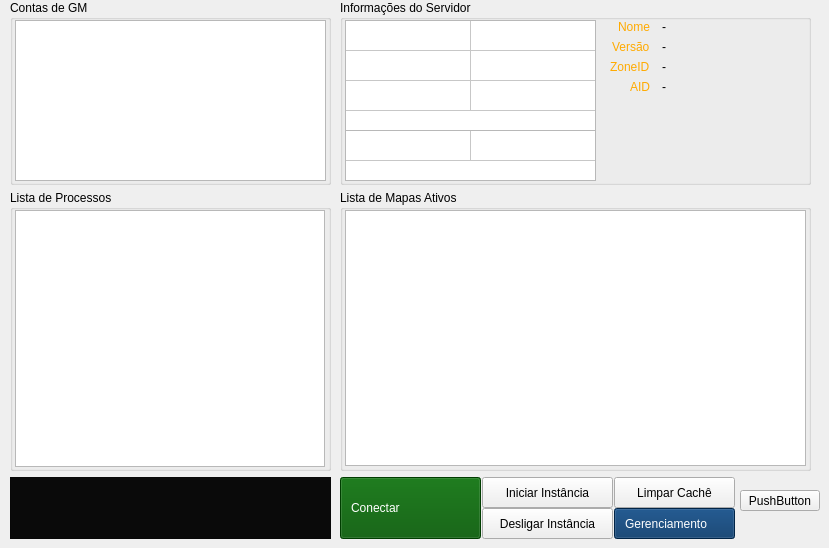
    <widget class="QWidget" name="page">
     <widget class="QPushButton" name="btnConnection">
      <property name="geometry">
       <rect>
        <x>340</x>
        <y>477</y>
        <width>141</width>
        <height>62</height>
       </rect>
      </property>
      <property name="styleSheet">
       <string notr="true">background-color: rgb(0, 85, 0);
color: rgb(255, 255, 255);
padding-left:10px;
text-align: left;</string>
      </property>
      <property name="text">
       <string>Conectar</string>
      </property>
      <property name="icon">
       <iconset resource="icons.qrc">
        <normaloff>:/iconpack/basic_foundation/bullet_triangle_glass_green.ico</normaloff>:/iconpack/basic_foundation/bullet_triangle_glass_green.ico</iconset>
      </property>
      <property name="iconSize">
       <size>
        <width>32</width>
        <height>32</height>
       </size>
      </property>
     </widget>
     <widget class="QPushButton" name="btnStartMap">
      <property name="geometry">
       <rect>
        <x>482</x>
        <y>477</y>
        <width>131</width>
        <height>31</height>
       </rect>
      </property>
      <property name="styleSheet">
       <string notr="true">background-color: rgb(40, 0, 85);
color: {255,255,255};
padding-left:10px;
text-align: left;</string>
      </property>
      <property name="text">
       <string>Iniciar Instância</string>
      </property>
      <property name="icon">
       <iconset resource="icons.qrc">
        <normaloff>:/iconpack/computer_network_security/earth_add.ico</normaloff>:/iconpack/computer_network_security/earth_add.ico</iconset>
      </property>
      <property name="iconSize">
       <size>
        <width>22</width>
        <height>22</height>
       </size>
      </property>
     </widget>
     <widget class="QPushButton" name="btnShutdownMap">
      <property name="geometry">
       <rect>
        <x>482</x>
        <y>508</y>
        <width>131</width>
        <height>31</height>
       </rect>
      </property>
      <property name="styleSheet">
       <string notr="true">background-color: rgb(100, 50, 0);
color: {255,255,255};
padding-left:10px;
text-align: left;</string>
      </property>
      <property name="text">
       <string>Desligar Instância</string>
      </property>
      <property name="icon">
       <iconset resource="icons.qrc">
        <normaloff>:/iconpack/computer_network_security/earth_delete.ico</normaloff>:/iconpack/computer_network_security/earth_delete.ico</iconset>
      </property>
      <property name="iconSize">
       <size>
        <width>22</width>
        <height>22</height>
       </size>
      </property>
     </widget>
     <widget class="QPushButton" name="btnManagement">
      <property name="geometry">
       <rect>
        <x>614</x>
        <y>508</y>
        <width>121</width>
        <height>31</height>
       </rect>
      </property>
      <property name="styleSheet">
       <string notr="true">background-color: rgb(0, 50, 100);
color: rgb(255, 255, 255);
padding-left:10px;
text-align: left;</string>
      </property>
      <property name="text">
       <string>Gerenciamento</string>
      </property>
      <property name="icon">
       <iconset resource="icons.qrc">
        <normaloff>:/iconpack/computer_network_security/server.ico</normaloff>:/iconpack/computer_network_security/server.ico</iconset>
      </property>
      <property name="iconSize">
       <size>
        <width>22</width>
        <height>22</height>
       </size>
      </property>
     </widget>
     <widget class="QPushButton" name="btnCleanCache">
      <property name="geometry">
       <rect>
        <x>614</x>
        <y>477</y>
        <width>121</width>
        <height>31</height>
       </rect>
      </property>
      <property name="styleSheet">
       <string notr="true">background-color: rgb(0, 100, 50);
color: {255,255,255};
padding-left:10px;
text-align: left;</string>
      </property>
      <property name="text">
       <string>Limpar Cachê</string>
      </property>
      <property name="icon">
       <iconset resource="icons.qrc">
        <normaloff>:/iconpack/basic_foundation/refresh.ico</normaloff>:/iconpack/basic_foundation/refresh.ico</iconset>
      </property>
      <property name="iconSize">
       <size>
        <width>22</width>
        <height>22</height>
       </size>
      </property>
     </widget>
     <widget class="QTextEdit" name="txtLog">
      <property name="geometry">
       <rect>
        <x>10</x>
        <y>477</y>
        <width>321</width>
        <height>62</height>
       </rect>
      </property>
      <property name="styleSheet">
       <string notr="true">color: rgb(255, 255, 255);
background-color: rgb(10, 10, 10);</string>
      </property>
      <property name="horizontalScrollBarPolicy">
       <enum>Qt::ScrollBarAlwaysOff</enum>
      </property>
      <property name="undoRedoEnabled">
       <bool>false</bool>
      </property>
      <property name="readOnly">
       <bool>true</bool>
      </property>
      <property name="html">
       <string>&lt;!DOCTYPE HTML PUBLIC &quot;-//W3C//DTD HTML 4.0//EN&quot; &quot;http://www.w3.org/TR/REC-html40/strict.dtd&quot;&gt;
&lt;html&gt;&lt;head&gt;&lt;meta name=&quot;qrichtext&quot; content=&quot;1&quot; /&gt;&lt;style type=&quot;text/css&quot;&gt;
p, li { white-space: pre-wrap; }
&lt;/style&gt;&lt;/head&gt;&lt;body style=&quot; font-family:'MS Shell Dlg 2'; font-size:8.25pt; font-weight:400; font-style:normal;&quot;&gt;
&lt;p align=&quot;center&quot; style=&quot;-qt-paragraph-type:empty; margin-top:0px; margin-bottom:0px; margin-left:0px; margin-right:0px; -qt-block-indent:0; text-indent:0px;&quot;&gt;&lt;br /&gt;&lt;/p&gt;&lt;/body&gt;&lt;/html&gt;</string>
      </property>
      <property name="textInteractionFlags">
       <set>Qt::NoTextInteraction</set>
      </property>
     </widget>
     <widget class="QGroupBox" name="groupBox_6">
      <property name="geometry">
       <rect>
        <x>340</x>
        <y>0</y>
        <width>471</width>
        <height>185</height>
       </rect>
      </property>
      <property name="title">
       <string>Informações do Servidor</string>
      </property>
      <widget class="QTableWidget" name="tableMemoriaTroca">
       <property name="geometry">
        <rect>
         <x>5</x>
         <y>20</y>
         <width>251</width>
         <height>111</height>
        </rect>
       </property>
       <property name="layoutDirection">
        <enum>Qt::LeftToRight</enum>
       </property>
       <property name="verticalScrollBarPolicy">
        <enum>Qt::ScrollBarAlwaysOff</enum>
       </property>
       <property name="horizontalScrollBarPolicy">
        <enum>Qt::ScrollBarAlwaysOff</enum>
       </property>
       <property name="autoScroll">
        <bool>false</bool>
       </property>
       <property name="editTriggers">
        <set>QAbstractItemView::NoEditTriggers</set>
       </property>
       <property name="selectionMode">
        <enum>QAbstractItemView::SingleSelection</enum>
       </property>
       <property name="selectionBehavior">
        <enum>QAbstractItemView::SelectRows</enum>
       </property>
       <attribute name="horizontalHeaderVisible">
        <bool>false</bool>
       </attribute>
       <attribute name="horizontalHeaderDefaultSectionSize">
        <number>125</number>
       </attribute>
       <attribute name="horizontalHeaderStretchLastSection">
        <bool>true</bool>
       </attribute>
       <attribute name="verticalHeaderVisible">
        <bool>false</bool>
       </attribute>
       <attribute name="verticalHeaderCascadingSectionResizes">
        <bool>false</bool>
       </attribute>
       <attribute name="verticalHeaderStretchLastSection">
        <bool>false</bool>
       </attribute>
       <row>
        <property name="text">
         <string>Total</string>
        </property>
        <property name="textAlignment">
         <set>AlignCenter</set>
        </property>
       </row>
       <row>
        <property name="text">
         <string>Utilizado</string>
        </property>
        <property name="textAlignment">
         <set>AlignCenter</set>
        </property>
       </row>
       <row>
        <property name="text">
         <string>Sobra</string>
        </property>
        <property name="textAlignment">
         <set>AlignCenter</set>
        </property>
       </row>
       <column>
        <property name="text">
         <string>Memória</string>
        </property>
       </column>
       <column>
        <property name="text">
         <string>Troca</string>
        </property>
       </column>
       <item row="0" column="0">
        <property name="text">
         <string/>
        </property>
        <property name="font">
         <font>
          <family>Tahoma</family>
          <weight>75</weight>
          <bold>true</bold>
         </font>
        </property>
        <property name="textAlignment">
         <set>AlignCenter</set>
        </property>
        <property name="foreground">
         <brush brushstyle="NoBrush">
          <color alpha="255">
           <red>255</red>
           <green>170</green>
           <blue>0</blue>
          </color>
         </brush>
        </property>
        <property name="flags">
         <set>ItemIsEnabled</set>
        </property>
       </item>
       <item row="0" column="1">
        <property name="text">
         <string/>
        </property>
        <property name="font">
         <font>
          <family>Tahoma</family>
          <weight>75</weight>
          <bold>true</bold>
         </font>
        </property>
        <property name="textAlignment">
         <set>AlignCenter</set>
        </property>
        <property name="foreground">
         <brush brushstyle="NoBrush">
          <color alpha="255">
           <red>255</red>
           <green>170</green>
           <blue>0</blue>
          </color>
         </brush>
        </property>
        <property name="flags">
         <set>ItemIsEnabled</set>
        </property>
       </item>
       <item row="1" column="0">
        <property name="text">
         <string/>
        </property>
        <property name="font">
         <font>
          <family>Tahoma</family>
          <weight>75</weight>
          <bold>true</bold>
         </font>
        </property>
        <property name="textAlignment">
         <set>AlignCenter</set>
        </property>
        <property name="foreground">
         <brush brushstyle="NoBrush">
          <color alpha="255">
           <red>0</red>
           <green>170</green>
           <blue>255</blue>
          </color>
         </brush>
        </property>
        <property name="flags">
         <set>ItemIsEnabled</set>
        </property>
       </item>
       <item row="1" column="1">
        <property name="text">
         <string/>
        </property>
        <property name="font">
         <font>
          <family>Tahoma</family>
          <weight>75</weight>
          <bold>true</bold>
         </font>
        </property>
        <property name="textAlignment">
         <set>AlignCenter</set>
        </property>
        <property name="foreground">
         <brush brushstyle="NoBrush">
          <color alpha="255">
           <red>0</red>
           <green>170</green>
           <blue>255</blue>
          </color>
         </brush>
        </property>
        <property name="flags">
         <set>ItemIsEnabled</set>
        </property>
       </item>
       <item row="2" column="0">
        <property name="text">
         <string/>
        </property>
        <property name="font">
         <font>
          <family>Tahoma</family>
          <weight>75</weight>
          <bold>true</bold>
         </font>
        </property>
        <property name="textAlignment">
         <set>AlignCenter</set>
        </property>
        <property name="foreground">
         <brush brushstyle="NoBrush">
          <color alpha="255">
           <red>0</red>
           <green>121</green>
           <blue>0</blue>
          </color>
         </brush>
        </property>
        <property name="flags">
         <set>ItemIsEnabled</set>
        </property>
       </item>
       <item row="2" column="1">
        <property name="text">
         <string/>
        </property>
        <property name="font">
         <font>
          <family>Tahoma</family>
          <weight>75</weight>
          <bold>true</bold>
          <kerning>true</kerning>
         </font>
        </property>
        <property name="textAlignment">
         <set>AlignCenter</set>
        </property>
        <property name="foreground">
         <brush brushstyle="NoBrush">
          <color alpha="255">
           <red>0</red>
           <green>121</green>
           <blue>0</blue>
          </color>
         </brush>
        </property>
        <property name="flags">
         <set>ItemIsEnabled</set>
        </property>
       </item>
      </widget>
      <widget class="QTableWidget" name="tableContasOnlineTotalContas">
       <property name="geometry">
        <rect>
         <x>5</x>
         <y>130</y>
         <width>251</width>
         <height>51</height>
        </rect>
       </property>
       <property name="verticalScrollBarPolicy">
        <enum>Qt::ScrollBarAlwaysOff</enum>
       </property>
       <property name="horizontalScrollBarPolicy">
        <enum>Qt::ScrollBarAlwaysOff</enum>
       </property>
       <property name="autoScroll">
        <bool>false</bool>
       </property>
       <property name="selectionMode">
        <enum>QAbstractItemView::SingleSelection</enum>
       </property>
       <property name="selectionBehavior">
        <enum>QAbstractItemView::SelectRows</enum>
       </property>
       <attribute name="horizontalHeaderVisible">
        <bool>false</bool>
       </attribute>
       <attribute name="horizontalHeaderMinimumSectionSize">
        <number>100</number>
       </attribute>
       <attribute name="horizontalHeaderDefaultSectionSize">
        <number>125</number>
       </attribute>
       <attribute name="horizontalHeaderStretchLastSection">
        <bool>true</bool>
       </attribute>
       <attribute name="verticalHeaderVisible">
        <bool>false</bool>
       </attribute>
       <row>
        <property name="text">
         <string/>
        </property>
       </row>
       <column>
        <property name="text">
         <string>Contas Online</string>
        </property>
       </column>
       <column>
        <property name="text">
         <string>Total de Contas</string>
        </property>
       </column>
       <item row="0" column="0">
        <property name="text">
         <string/>
        </property>
        <property name="font">
         <font>
          <family>Tahoma</family>
          <weight>75</weight>
          <bold>true</bold>
         </font>
        </property>
        <property name="textAlignment">
         <set>AlignCenter</set>
        </property>
        <property name="foreground">
         <brush brushstyle="NoBrush">
          <color alpha="255">
           <red>0</red>
           <green>121</green>
           <blue>0</blue>
          </color>
         </brush>
        </property>
        <property name="flags">
         <set>ItemIsEnabled</set>
        </property>
       </item>
       <item row="0" column="1">
        <property name="text">
         <string/>
        </property>
        <property name="font">
         <font>
          <family>Tahoma</family>
          <weight>75</weight>
          <bold>true</bold>
         </font>
        </property>
        <property name="textAlignment">
         <set>AlignCenter</set>
        </property>
        <property name="background">
         <brush brushstyle="NoBrush">
          <color alpha="0">
           <red>0</red>
           <green>0</green>
           <blue>0</blue>
          </color>
         </brush>
        </property>
        <property name="foreground">
         <brush brushstyle="NoBrush">
          <color alpha="255">
           <red>150</red>
           <green>0</green>
           <blue>100</blue>
          </color>
         </brush>
        </property>
        <property name="flags">
         <set>ItemIsEnabled</set>
        </property>
       </item>
      </widget>
      <widget class="QWidget" name="formLayoutWidget">
       <property name="geometry">
        <rect>
         <x>270</x>
         <y>20</y>
         <width>191</width>
         <height>161</height>
        </rect>
       </property>
       <layout class="QFormLayout" name="formLayout">
        <property name="labelAlignment">
         <set>Qt::AlignRight|Qt::AlignTrailing|Qt::AlignVCenter</set>
        </property>
        <property name="horizontalSpacing">
         <number>12</number>
        </property>
        <item row="1" column="0">
         <widget class="QLabel" name="label">
          <property name="styleSheet">
           <string notr="true">color: rgb(255, 170, 0);</string>
          </property>
          <property name="text">
           <string>Versão</string>
          </property>
         </widget>
        </item>
        <item row="2" column="0">
         <widget class="QLabel" name="label_2">
          <property name="styleSheet">
           <string notr="true">color: rgb(255, 170, 0);</string>
          </property>
          <property name="text">
           <string>ZoneID</string>
          </property>
         </widget>
        </item>
        <item row="1" column="1">
         <widget class="QLabel" name="lbServerVersion">
          <property name="text">
           <string>-</string>
          </property>
         </widget>
        </item>
        <item row="2" column="1">
         <widget class="QLabel" name="lbZoneID">
          <property name="text">
           <string>-</string>
          </property>
         </widget>
        </item>
        <item row="3" column="0">
         <widget class="QLabel" name="label_5">
          <property name="styleSheet">
           <string notr="true">color: rgb(255, 170, 0);</string>
          </property>
          <property name="text">
           <string>AID</string>
          </property>
         </widget>
        </item>
        <item row="3" column="1">
         <widget class="QLabel" name="lbAID">
          <property name="text">
           <string>-</string>
          </property>
         </widget>
        </item>
        <item row="0" column="0">
         <widget class="QLabel" name="label_7">
          <property name="styleSheet">
           <string notr="true">color: rgb(255, 170, 0);</string>
          </property>
          <property name="text">
           <string>Nome</string>
          </property>
         </widget>
        </item>
        <item row="0" column="1">
         <widget class="QLabel" name="lbServerName">
          <property name="text">
           <string>-</string>
          </property>
         </widget>
        </item>
       </layout>
      </widget>
     </widget>
     <widget class="QGroupBox" name="groupBox_5">
      <property name="geometry">
       <rect>
        <x>10</x>
        <y>0</y>
        <width>321</width>
        <height>185</height>
       </rect>
      </property>
      <property name="contextMenuPolicy">
       <enum>Qt::DefaultContextMenu</enum>
      </property>
      <property name="title">
       <string>Contas de GM</string>
      </property>
      <widget class="QTableWidget" name="tableContasGM">
       <property name="geometry">
        <rect>
         <x>5</x>
         <y>20</y>
         <width>311</width>
         <height>161</height>
        </rect>
       </property>
       <property name="autoFillBackground">
        <bool>false</bool>
       </property>
       <property name="verticalScrollBarPolicy">
        <enum>Qt::ScrollBarAsNeeded</enum>
       </property>
       <property name="horizontalScrollBarPolicy">
        <enum>Qt::ScrollBarAlwaysOff</enum>
       </property>
       <property name="sizeAdjustPolicy">
        <enum>QAbstractScrollArea::AdjustToContents</enum>
       </property>
       <property name="autoScroll">
        <bool>false</bool>
       </property>
       <property name="editTriggers">
        <set>QAbstractItemView::NoEditTriggers</set>
       </property>
       <property name="selectionMode">
        <enum>QAbstractItemView::SingleSelection</enum>
       </property>
       <property name="selectionBehavior">
        <enum>QAbstractItemView::SelectRows</enum>
       </property>
       <attribute name="horizontalHeaderVisible">
        <bool>false</bool>
       </attribute>
       <attribute name="horizontalHeaderDefaultSectionSize">
        <number>60</number>
       </attribute>
       <attribute name="horizontalHeaderStretchLastSection">
        <bool>true</bool>
       </attribute>
       <attribute name="verticalHeaderVisible">
        <bool>false</bool>
       </attribute>
       <attribute name="verticalHeaderDefaultSectionSize">
        <number>20</number>
       </attribute>
       <column>
        <property name="text">
         <string>ID</string>
        </property>
        <property name="textAlignment">
         <set>AlignCenter</set>
        </property>
       </column>
       <column>
        <property name="text">
         <string>Nome</string>
        </property>
        <property name="textAlignment">
         <set>AlignCenter</set>
        </property>
       </column>
       <column>
        <property name="text">
         <string>Regras</string>
        </property>
        <property name="textAlignment">
         <set>AlignCenter</set>
        </property>
       </column>
      </widget>
     </widget>
     <widget class="QGroupBox" name="groupBox_2">
      <property name="geometry">
       <rect>
        <x>10</x>
        <y>190</y>
        <width>321</width>
        <height>281</height>
       </rect>
      </property>
      <property name="title">
       <string>Lista de Processos</string>
      </property>
      <widget class="QTableWidget" name="tableProcessos">
       <property name="geometry">
        <rect>
         <x>5</x>
         <y>20</y>
         <width>310</width>
         <height>257</height>
        </rect>
       </property>
       <property name="autoFillBackground">
        <bool>false</bool>
       </property>
       <property name="verticalScrollBarPolicy">
        <enum>Qt::ScrollBarAsNeeded</enum>
       </property>
       <property name="horizontalScrollBarPolicy">
        <enum>Qt::ScrollBarAlwaysOff</enum>
       </property>
       <property name="sizeAdjustPolicy">
        <enum>QAbstractScrollArea::AdjustToContents</enum>
       </property>
       <property name="autoScroll">
        <bool>false</bool>
       </property>
       <property name="editTriggers">
        <set>QAbstractItemView::NoEditTriggers</set>
       </property>
       <property name="selectionMode">
        <enum>QAbstractItemView::SingleSelection</enum>
       </property>
       <property name="selectionBehavior">
        <enum>QAbstractItemView::SelectRows</enum>
       </property>
       <attribute name="horizontalHeaderVisible">
        <bool>false</bool>
       </attribute>
       <attribute name="horizontalHeaderDefaultSectionSize">
        <number>35</number>
       </attribute>
       <attribute name="horizontalHeaderStretchLastSection">
        <bool>true</bool>
       </attribute>
       <attribute name="verticalHeaderVisible">
        <bool>false</bool>
       </attribute>
       <attribute name="verticalHeaderDefaultSectionSize">
        <number>20</number>
       </attribute>
       <column>
        <property name="text">
         <string>Processos</string>
        </property>
       </column>
       <column>
        <property name="text">
         <string>Mem (%)</string>
        </property>
       </column>
       <column>
        <property name="text">
         <string>CPU (%)</string>
        </property>
       </column>
      </widget>
     </widget>
     <widget class="QGroupBox" name="groupBox_7">
      <property name="geometry">
       <rect>
        <x>340</x>
        <y>190</y>
        <width>471</width>
        <height>281</height>
       </rect>
      </property>
      <property name="title">
       <string>Lista de Mapas Ativos</string>
      </property>
      <widget class="QTableWidget" name="tableMapas">
       <property name="geometry">
        <rect>
         <x>5</x>
         <y>20</y>
         <width>461</width>
         <height>256</height>
        </rect>
       </property>
       <property name="autoFillBackground">
        <bool>true</bool>
       </property>
       <property name="verticalScrollBarPolicy">
        <enum>Qt::ScrollBarAsNeeded</enum>
       </property>
       <property name="horizontalScrollBarPolicy">
        <enum>Qt::ScrollBarAlwaysOff</enum>
       </property>
       <property name="sizeAdjustPolicy">
        <enum>QAbstractScrollArea::AdjustToContents</enum>
       </property>
       <property name="autoScroll">
        <bool>false</bool>
       </property>
       <property name="editTriggers">
        <set>QAbstractItemView::NoEditTriggers</set>
       </property>
       <property name="selectionMode">
        <enum>QAbstractItemView::ExtendedSelection</enum>
       </property>
       <property name="selectionBehavior">
        <enum>QAbstractItemView::SelectRows</enum>
       </property>
       <attribute name="horizontalHeaderVisible">
        <bool>false</bool>
       </attribute>
       <attribute name="horizontalHeaderDefaultSectionSize">
        <number>35</number>
       </attribute>
       <attribute name="horizontalHeaderStretchLastSection">
        <bool>true</bool>
       </attribute>
       <attribute name="verticalHeaderDefaultSectionSize">
        <number>20</number>
       </attribute>
       <column>
        <property name="text">
         <string>Tag</string>
        </property>
        <property name="textAlignment">
         <set>AlignCenter</set>
        </property>
       </column>
       <column>
        <property name="text">
         <string>Instância</string>
        </property>
       </column>
       <column>
        <property name="text">
         <string>Mem (%)</string>
        </property>
       </column>
       <column>
        <property name="text">
         <string>CPU (%)</string>
        </property>
       </column>
      </widget>
     </widget>
     <widget class="QPushButton" name="pushButton_2">
      <property name="geometry">
       <rect>
        <x>740</x>
        <y>490</y>
        <width>80</width>
        <height>21</height>
       </rect>
      </property>
      <property name="text">
       <string>PushButton</string>
      </property>
     </widget>
    </widget>
